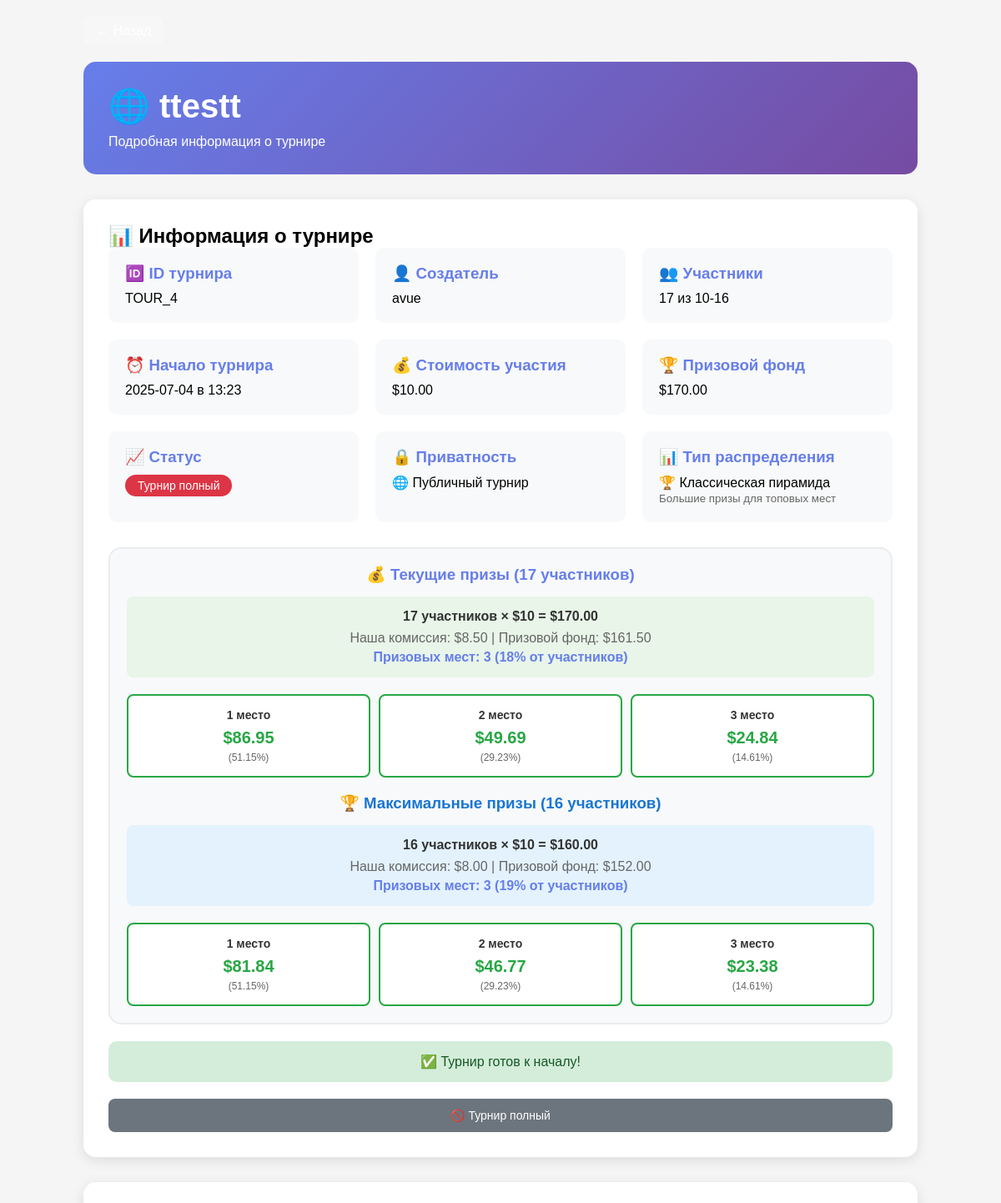
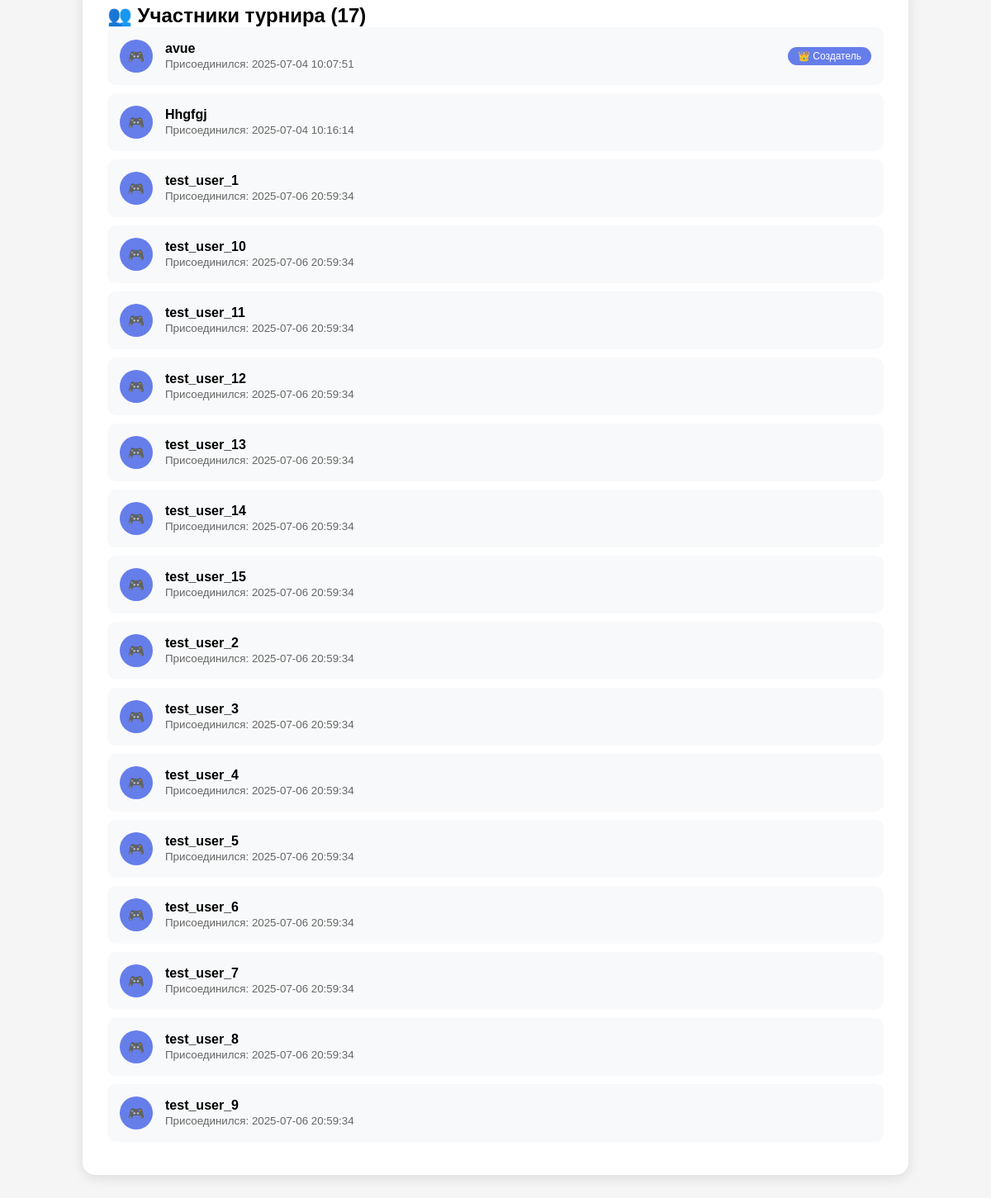
The app's page /tournament/4 with its own data (2 pictures, top to bottom).
### tables this page shows
CREATE TABLE tournaments (
                id INTEGER PRIMARY KEY AUTOINCREMENT,
                name TEXT NOT NULL,
                min_players INTEGER NOT NULL,
                max_players INTEGER NOT NULL,
                current_players INTEGER DEFAULT 0,
                status TEXT DEFAULT 'Набор участников',
                creator_username TEXT NOT NULL,
                start_date TEXT,
                start_time TEXT,
                entry_fee REAL DEFAULT 0,
                prize_pool REAL DEFAULT 0,
                tournament_type TEXT DEFAULT 'public',
                tournament_password TEXT,
                lobby_id TEXT,
                lobby_code TEXT,
                prize_distribution_type TEXT DEFAULT 'pyramid',
                created_at TIMESTAMP DEFAULT CURRENT_TIMESTAMP,
                FOREIGN KEY (creator_username) REFERENCES users (unique_username)
            );

CREATE TABLE tournament_participants (
                id INTEGER PRIMARY KEY AUTOINCREMENT,
                tournament_id INTEGER NOT NULL,
                username TEXT NOT NULL,
                joined_at TIMESTAMP DEFAULT CURRENT_TIMESTAMP,
                payment_status TEXT DEFAULT 'pending',
                FOREIGN KEY (tournament_id) REFERENCES tournaments (id),
                FOREIGN KEY (username) REFERENCES users (unique_username),
                UNIQUE(tournament_id, username)
            );

### web/app.py (the view, shortened to what this page needs)
@app.route('/tournament/<int:tournament_id>')
def tournament_detail(tournament_id):
    user = session.get('user')
    tournament = get_tournament_with_lobby_db(tournament_id)
    if not tournament:
        flash('Турнир не найден', 'error')
        return redirect(url_for('index'))
    tournament['participants'] = get_tournament_participants(tournament_id)
    user_balance = 0
    user_bonus_balance = 0
    if user and user.get('profile_created'):
        user_balance = get_user_balance(int(user['id']))
        user_bonus_balance = get_user_bonus_balance(int(user['id']))
    return render_template('tournament_detail.html',
                         tournament=tournament,
                         bot_name=BOT_NAME,
                         user=user,
                         user_balance=user_balance,
                         user_bonus_balance=user_bonus_balance)

### web/templates/tournament_detail.html (shortened to what this page needs)
<!DOCTYPE html>
<html lang="ru">
<head>
</head>
<body>
    <div class="container">
        <a href="javascript:history.back()" class="back-btn">← Назад</a>
        <div class="header">
            <h1>
                {% if tournament.tournament_type == 'private' %}
                    🔒 {{ tournament.name }}
                {% else %}
                    🌐 {{ tournament.name }}
                {% endif %}
            </h1>
            <p>Подробная информация о турнире</p>
        </div>
        <div class="tournament-info">
            <h2>📊 Информация о турнире</h2>
            <div class="info-grid">
                <div class="info-item">
                    <h3>🆔 ID турнира</h3>
                    <p>TOUR_{{ tournament.id }}</p>
                </div>
                <div class="info-item">
                    <h3>👤 Создатель</h3>
                    <p>{{ tournament.creator }}</p>
                </div>
                <div class="info-item">
                    <h3>👥 Участники</h3>
                    <p>{{ tournament.current_players }} из {{ tournament.min_players }}-{{ tournament.max_players }}</p>
                </div>
                {% if tournament.start_date %}
                <div class="info-item">
                    <h3>⏰ Начало турнира</h3>
                    <p>{{ tournament.start_date }} в {{ tournament.start_time }}</p>
                </div>
                {% endif %}
                <div class="info-item">
                    <h3>💰 Стоимость участия</h3>
                    {% if tournament.entry_fee and tournament.entry_fee > 0 %}
                        <p>${{ "%.2f"|format(tournament.entry_fee) }}</p>
                    {% else %}
                        <p style="color: #28a745; font-weight: bold;">Бесплатно</p>
                    {% endif %}
                </div>
                {% if tournament.entry_fee and tournament.entry_fee > 0 %}
                <div class="info-item">
                    <h3>🏆 Призовой фонд</h3>
                    <p>${{ "%.2f"|format(tournament.entry_fee * tournament.current_players) }}</p>
                </div>
                {% endif %}
                <div class="info-item">
                    <h3>📈 Статус</h3>
                    {% if tournament.current_players >= tournament.min_players and tournament.current_players < tournament.max_players %}
                        <span class="status" style="background: #28a745;">{{ tournament.status }} ✓</span>
                    {% elif tournament.current_players < tournament.min_players %}
                        <span class="status" style="background: #ffc107; color: #212529;">Нужно еще {{ tournament.min_players - tournament.current_players }} игроков</span>
                    {% else %}
                        <span class="status" style="background: #dc3545;">Турнир полный</span>
                    {% endif %}
                </div>
                <div class="info-item">
                    <h3>🔒 Приватность</h3>
                    {% if tournament.tournament_type == 'private' %}
                        <p>🔒 Приватный турнир</p>
                    {% else %}
                        <p>🌐 Публичный турнир</p>
                    {% endif %}
                </div>
                <div class="info-item">
                    <h3>📊 Тип распределения</h3>
                    {% if tournament.prize_distribution_type == 'nonlinear' %}
                        <p>📊 Non-linear распределение</p>
                        <small style="color: #666;">Более равномерное распределение призов</small>
                    {% else %}
                        <p>🏆 Классическая пирамида</p>
                        <small style="color: #666;">Большие призы для топовых мест</small>
                    {% endif %}
                </div>
            </div>
            {% if tournament.entry_fee and tournament.entry_fee > 0 %}
            <div style="background: #f8f9fa; padding: 20px; border-radius: 15px; margin: 20px 0; border: 2px solid #e9ecef;">
                <h3 style="color: #667eea; margin-bottom: 15px; text-align: center;">💰 Текущие призы ({{ tournament.current_players }} участников)</h3>
                <div id="currentPrizesDetail" style="margin-bottom: 20px;">
                </div>
                <h3 style="color: #1976d2; margin-bottom: 15px; text-align: center;">🏆 Максимальные призы ({{ tournament.max_players }} участников)</h3>
                <div id="maxPrizesDetail">
                </div>
            </div>
            {% endif %}
            {% if tournament.current_players >= tournament.min_players %}
                <div style="padding: 15px; background: #d4edda; border-radius: 10px; text-align: center; color: #155724; margin-bottom: 20px;">
                    ✅ Турнир готов к началу!
                </div>
            {% endif %}
            <div style="display: flex; flex-wrap: wrap; gap: 10px; margin-top: 20px; justify-content: center;">
                {% if user and tournament.current_players < tournament.max_players %}
                    <div style="flex: 1; min-width: 200px; max-width: 300px;">
                        {% if tournament.entry_fee and tournament.entry_fee > 0 %}
                            <a href="/join_with_balance/{{ tournament.id }}"
                            onclick="return confirmPayment({{ tournament.entry_fee }}, {{ user_balance if user_balance else 0 }})"
                            style="background: linear-gradient(135deg, #667eea 0%, #764ba2 100%); color: white; padding: 12px 20px; border: none; border-radius: 8px; cursor: pointer; font-size: 14px; text-decoration: none; display: block; text-align: center; width: 100%; box-sizing: border-box;">
                                💰 Участвовать за ${{ tournament.entry_fee }}
                            </a>
                        {% else %}
                            <a href="/join_with_balance/{{ tournament.id }}"
                            style="background: linear-gradient(135deg, #667eea 0%, #764ba2 100%); color: white; padding: 12px 20px; border: none; border-radius: 8px; cursor: pointer; font-size: 14px; text-decoration: none; display: block; text-align: center; width: 100%; box-sizing: border-box;">
                                🎮 Присоединиться бесплатно
                            </a>
                        {% endif %}
                    </div>
                {% elif tournament.current_players >= tournament.max_players %}
                    <div style="flex: 1; min-width: 200px;">
                        <span style="background: #6c757d; color: white; padding: 12px 20px; border-radius: 8px; font-size: 14px; display: block; text-align: center; cursor: default;">
                            🚫 Турнир полный
                        </span>
                    </div>
                {% endif %}
            </div>
        </div>
        <div class="participants">
            <h2>👥 Участники турнира ({{ tournament.current_players }})</h2>
            {% if tournament.participants %}
                {% for participant in tournament.participants %}
                <div class="participant-card">
                    <div class="participant-avatar">
                        🎮
                    </div>
                    <div>
                        <strong>{{ participant.username }}</strong>
                        <br><small style="color: #666;">Присоединился: {{ participant.joined_at }}</small>
                    </div>
                    {% if participant.username == tournament.creator %}
                        <span style="margin-left: auto; background: #667eea; color: white; padding: 4px 12px; border-radius: 15px; font-size: 12px;">
                            👑 Создатель
                        </span>
                    {% endif %}
                </div>
                {% endfor %}
            {% else %}
                <p style="text-align: center; color: #666; padding: 40px;">
                    Участников пока нет. Станьте первым!
                </p>
            {% endif %}
        </div>
    </div>
</body>
</html>

### web/templates/tournament_detail.html (style rules this page uses)
* { margin: 0; padding: 0; box-sizing: border-box; }
body { font-family: Arial, sans-serif; background: #f5f5f5; padding: 20px; }
.container { max-width: 1000px; margin: 0 auto; }
.header { background: linear-gradient(135deg, #667eea 0%, #764ba2 100%); color: white; padding: 30px; border-radius: 15px; margin-bottom: 30px; }
.header h1 { font-size: 2.5em; margin-bottom: 10px; }
.back-btn { background: rgba(255,255,255,0.2); color: white; padding: 8px 15px; border-radius: 8px; text-decoration: none; margin-bottom: 20px; display: inline-block; }
.tournament-info { background: white; padding: 30px; border-radius: 15px; margin-bottom: 30px; box-shadow: 0 4px 15px rgba(0,0,0,0.1); }
.info-grid { display: grid; grid-template-columns: repeat(auto-fit, minmax(250px, 1fr)); gap: 20px; margin-bottom: 30px; }
.info-item { padding: 20px; background: #f8f9fa; border-radius: 10px; }
.info-item h3 { color: #667eea; margin-bottom: 10px; }
.participants { background: white; padding: 30px; border-radius: 15px; box-shadow: 0 4px 15px rgba(0,0,0,0.1); margin-bottom: 30px; }
.participant-card { background: #f8f9fa; padding: 15px; border-radius: 10px; margin-bottom: 10px; display: flex; align-items: center; gap: 15px; }
.participant-avatar { width: 40px; height: 40px; background: #667eea; border-radius: 50%; display: flex; align-items: center; justify-content: center; color: white; }
.status { padding: 5px 15px; border-radius: 20px; color: white; font-size: 14px; display: inline-block; }

### records on screen
tournaments: name "ttestt", id "4", creator "avue", min_players "10", max_players "16", start_date "2025-07-04", start_time "13:23", entry_fee "10.00", tournament.entry_fee*tournament.current_players "170.00"
tournament_participants: username "avue", joined_at "2025-07-04 10:07:51", shows "👑 Создатель"
tournament_participants: username "Hhgfgj", joined_at "2025-07-04 10:16:14"
tournament_participants: username "test_user_1", joined_at "2025-07-06 20:59:34"
tournament_participants: username "test_user_10", joined_at "2025-07-06 20:59:34"
tournament_participants: username "test_user_11", joined_at "2025-07-06 20:59:34"
tournament_participants: username "test_user_12", joined_at "2025-07-06 20:59:34"
tournament_participants: username "test_user_13", joined_at "2025-07-06 20:59:34"
tournament_participants: username "test_user_14", joined_at "2025-07-06 20:59:34"
tournament_participants: username "test_user_15", joined_at "2025-07-06 20:59:34"
tournament_participants: username "test_user_2", joined_at "2025-07-06 20:59:34"
tournament_participants: username "test_user_3", joined_at "2025-07-06 20:59:34"
tournament_participants: username "test_user_4", joined_at "2025-07-06 20:59:34"
tournament_participants: username "test_user_5", joined_at "2025-07-06 20:59:34"
tournament_participants: username "test_user_6", joined_at "2025-07-06 20:59:34"
tournament_participants: username "test_user_7", joined_at "2025-07-06 20:59:34"
tournament_participants: username "test_user_8", joined_at "2025-07-06 20:59:34"
tournament_participants: username "test_user_9", joined_at "2025-07-06 20:59:34"

### other values on screen
{{ tournament.current_players }} "17"
